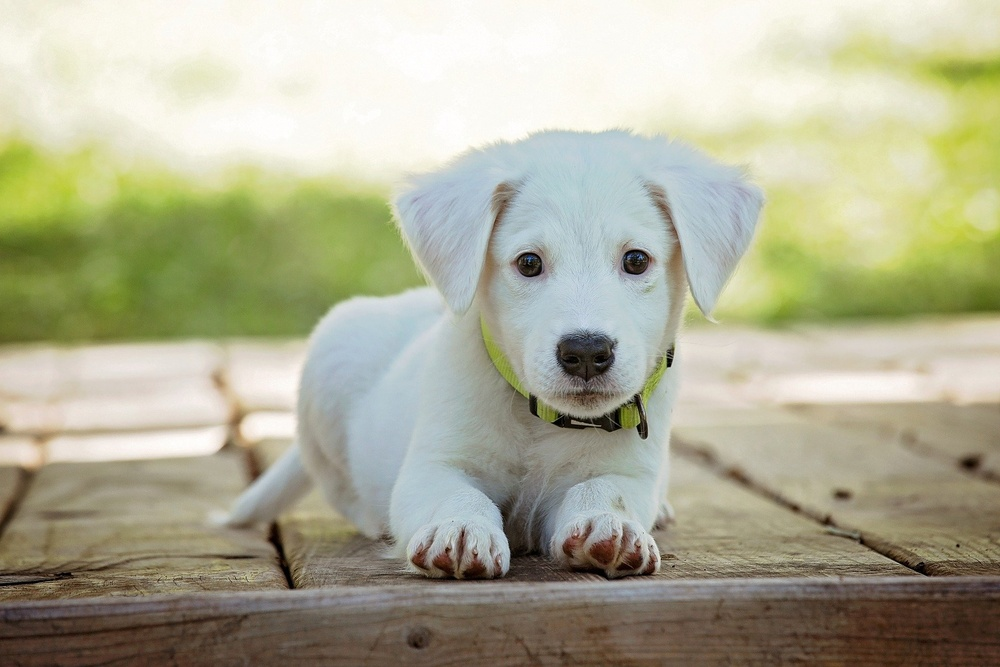
#> input picture imagenes-test/perro.jpg, 1000 x 667 px, shrunk from 1920 x 1280 before the run
$ python crearImagenBinaria.py
#> lines starting #> are read from the running program, lines starting #| are printed output that depends on the picture; after the words box and inside, x2 and y2 are one past the last pixel; in counts of white or black regions, pixels touching at a corner belong together
import cv2
import matplotlib.pyplot as plt

""" CREAR IMAGEN EN BLANCO Y NEGRO - funcion threshold"""

# ABRIMOS IMAGEN ORIGINAL y la leemos en escala de grises
imagen = cv2.imread('../imagenes-test/perro.jpg', 0)
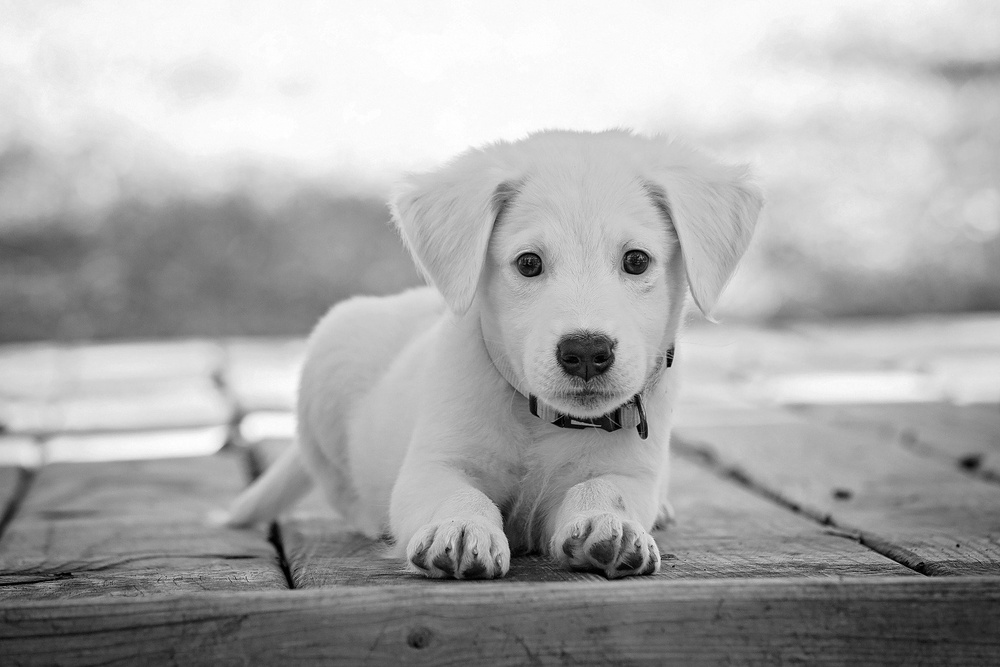
#> imagen: shape (667, 1000); min 0, max 255, mean 171.4

# vamos a convertir la imagen en imagen binaria blanco y negro
mitad, imagen_bin = cv2.threshold(imagen, 255/2, 255, cv2.THRESH_BINARY) #255/2=127 es para decidir si lo lleva a blanco o negro
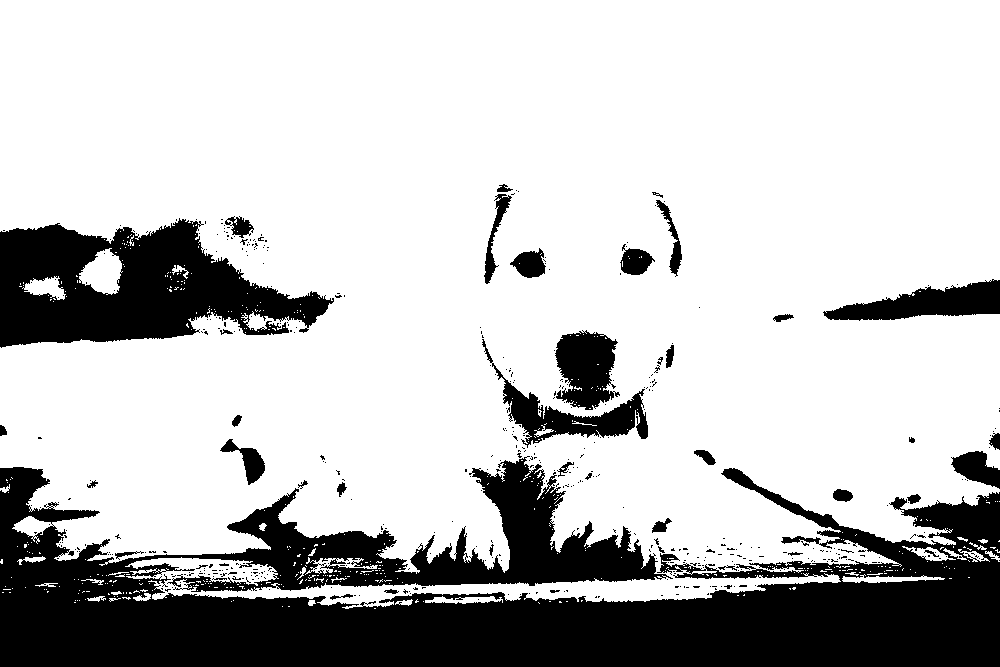
#> imagen_bin: shape (667, 1000); 76% white; 472 black regions (429 under 20 px), largest, box (x1, y1, x2, y2) and area: (0, 456, 1000, 667) 115550, (0, 218, 334, 348) 24997, (823, 279, 1000, 321) 3996
#> mitad = 127

mitad, imagen_bin_inv = cv2.threshold(imagen, 255/2, 255, cv2.THRESH_BINARY_INV) #blanco lo lleva a negro y negro a blanco

fig = plt.figure()
ax1 = plt.subplot2grid((2,2), (0,0), rowspan=1, colspan=1)
ax1.set_title('escala de grises')
ax2 = plt.subplot2grid((2,2), (1,0), rowspan=1, colspan=1)
ax2.set_title('imagen binaria')
ax3 = plt.subplot2grid((2,2), (0,1), rowspan=1, colspan=1)
ax3.set_title('imagen binaria inversa')
ax4 = plt.subplot2grid((2,2), (1,1), rowspan=1, colspan=1)
ax4.set_title('original bgr')


ax1.imshow(imagen, cmap='gray')
ax2.imshow(imagen_bin, cmap='gray')
ax3.imshow(imagen_bin_inv, cmap='gray')
ax4.imshow(imagen)

plt.show()
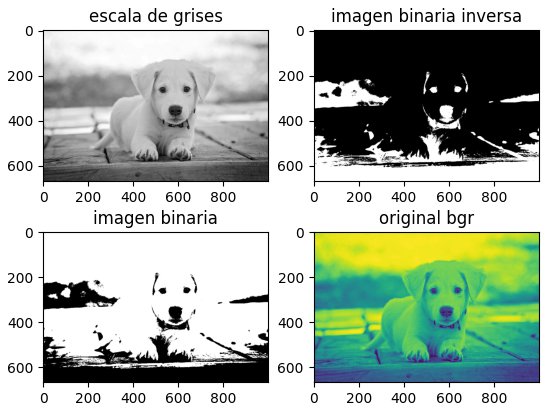
#> figure drawn by matplotlib, 4 panels

# Ahora si queremos que una imagen se muestre en grafico mas grande o mas chico
figura = plt.figure(figsize=(20,20))
lienzo = figura.add_subplot(111)
lienzo.imshow(imagen)
plt.show()

$ run again, with imagenes-test/imagen-test.jpg copied over imagenes-test/perro.jpg
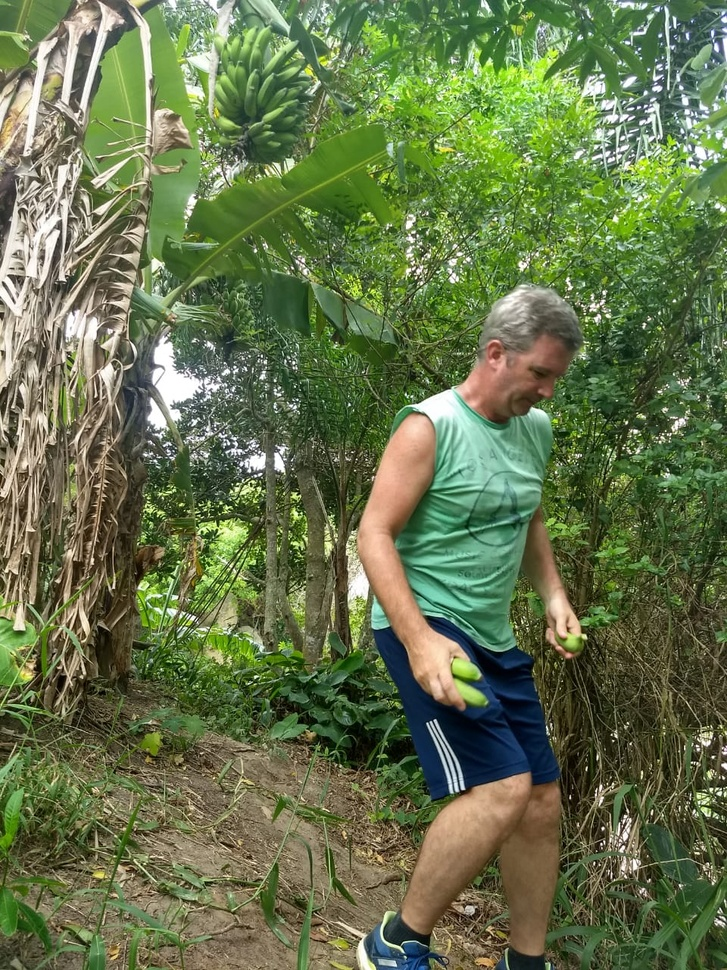
#> input picture imagenes-test/imagen-test.jpg, 727 x 970 px, shrunk from 960 x 1280 before the run
#> `mitad, imagen_bin = cv2.threshold(imagen, 255/2, 255, cv2.THRESH_BINARY)`:
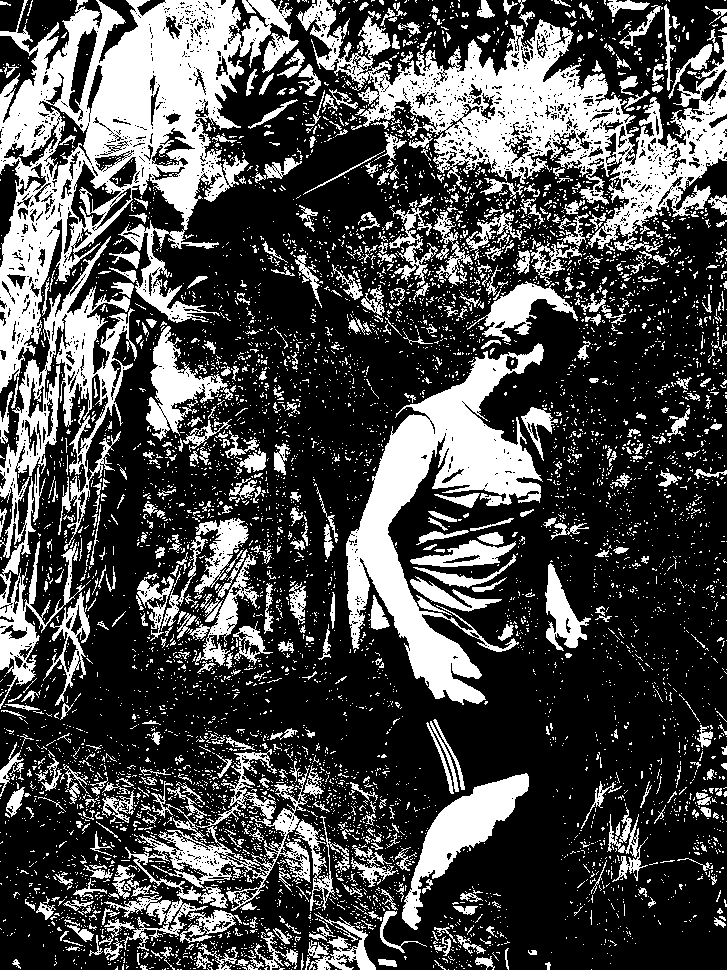
#> imagen_bin: shape (970, 727); 30.1% white; 6455 white regions (5880 under 20 px), largest, box (x1, y1, x2, y2) and area: (0, 0, 299, 393) 43646, (296, 0, 727, 252) 32005, (346, 343, 544, 705) 23278
#> mitad = 127
#> `plt.show()`:
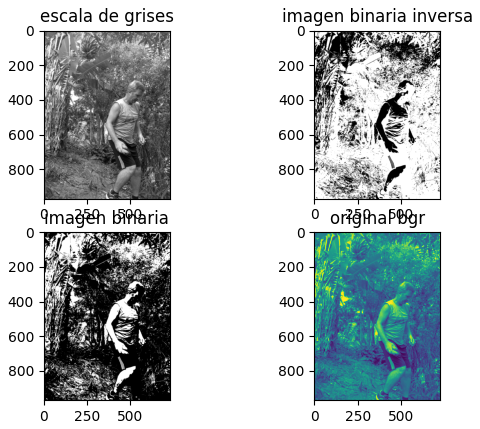
#> figure drawn by matplotlib, 4 panels

$ run again, with imagenes-test/palmeras-aire.jpg copied over imagenes-test/perro.jpg
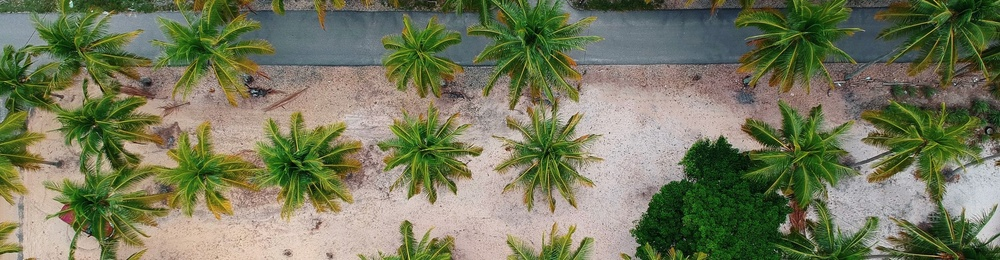
#> input picture imagenes-test/palmeras-aire.jpg, 1000 x 260 px, shrunk from 1920 x 500 before the run
#> `mitad, imagen_bin = cv2.threshold(imagen, 255/2, 255, cv2.THRESH_BINARY)`:
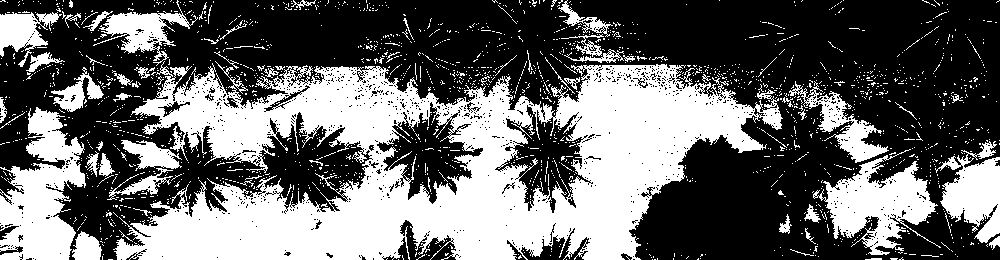
#> imagen_bin: shape (260, 1000); 40.9% white; 1875 white regions (1809 under 20 px), largest, box (x1, y1, x2, y2) and area: (113, 61, 783, 260) 71655, (0, 107, 86, 260) 7704, (813, 149, 941, 255) 5854
#> mitad = 127
#> `plt.show()`:
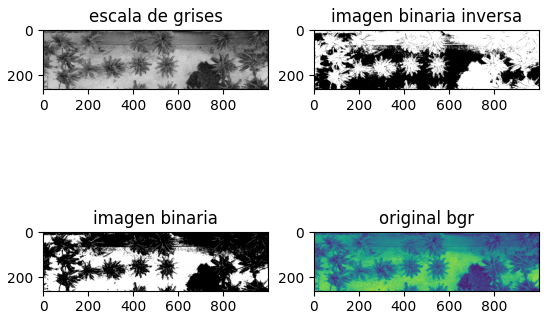
#> figure drawn by matplotlib, 4 panels
